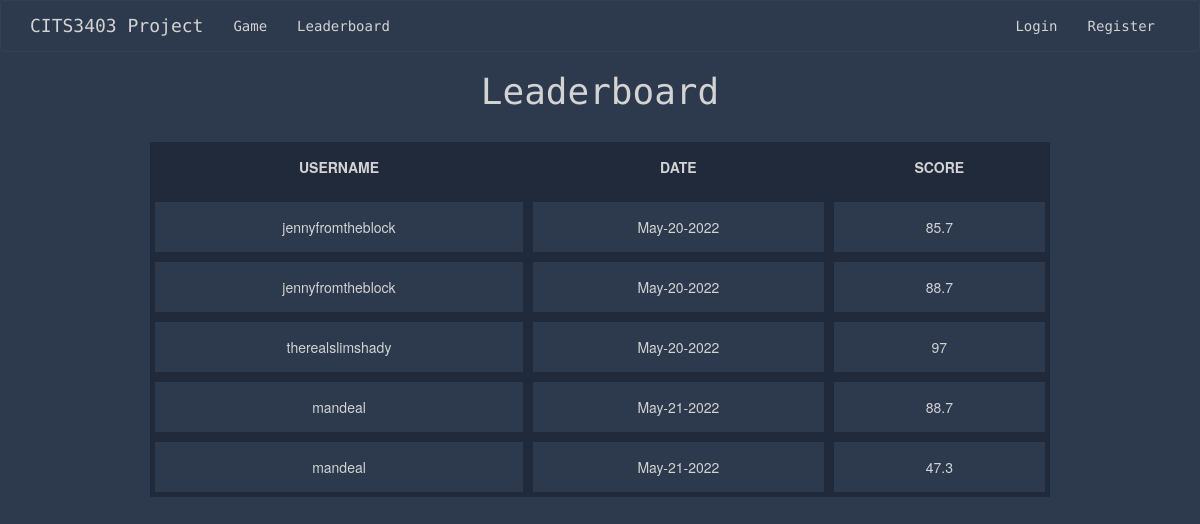
The page /leaderboard on the database as committed earlier.
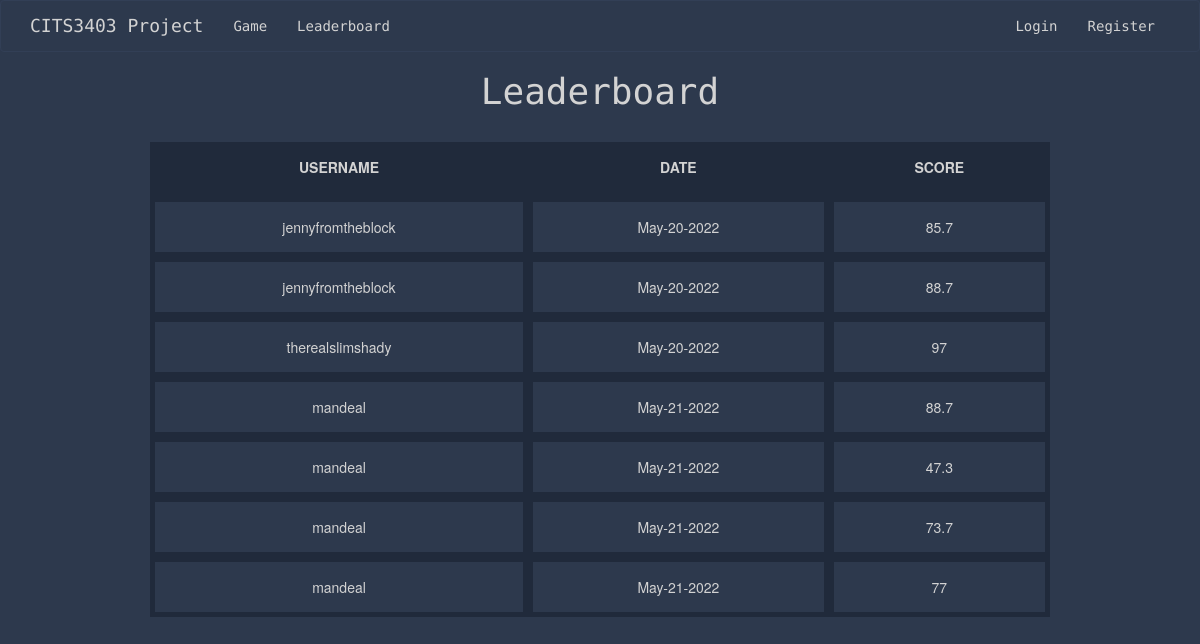
The same page on the database as committed later.
### app/models.py (models this page shows, shortened)
class Score(UserMixin, db.Model):
    id = db.Column(db.Integer, primary_key=True)
    user_score = db.Column(db.Integer)
    user_id = db.Column(db.Integer, db.ForeignKey("user.id"))
    today = date.today()
    format_date = today.strftime("%b-%d-%Y") #strips minutes, formats the date eg May-16-2022
    date = db.Column(db.String, default=format_date)

class User(UserMixin, db.Model):
    id = db.Column(db.Integer, primary_key=True)
    username = db.Column(db.String(64), index=True, unique=True)
    email = db.Column(db.String(120), index=True, unique=True)
    password_hash = db.Column(db.String(128))
    user_stats = db.relationship('Score', backref='user', lazy=True)

### app/routes.py (the view)
@app.route('/leaderboard', methods=['GET', 'POST'])
def leaderboard():
    all_scores = Score.query.all()
    user = User.query.all()
    if current_user.is_authenticated:
        user_id = current_user.id
    return render_template('leaderboard.html', title='Leaderboard', scores=all_scores, user=user)

### app/templates/leaderboard.html
{% extends "base.html" %}
{% block content %}
<h1>Leaderboard</h1>
    <table id="myTable" class="tablesorter">
        <thead>
            <tr>
                <th> USERNAME </th>
                <th> DATE </th>
                <th> SCORE </th>
            </tr>
        </thead>
        <tbody>
            {% for score in scores %}
                <tr>
                    <td> {{ score.user.username }} </td>
                    <td> {{ score.date }} </td>
                    <td> {{ score.user_score }}</td>
                </tr>
            {% endfor %}
        </tbody>
    </table>
{% endblock %}

Rows that differ between the two databases and show on the page:
added Score: user.username "mandeal", date "May-21-2022", user_score "73.7"
added Score: user.username "mandeal", date "May-21-2022", user_score "77"
